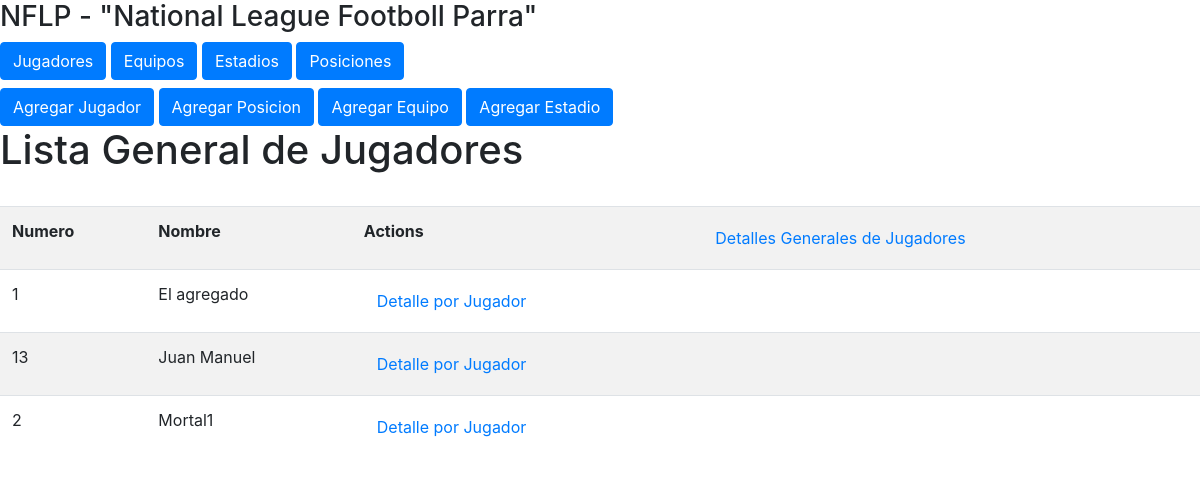
/jugadores/, run on the app's committed database.
### NFLP/models.py (models this page shows, shortened)
class Jugador(models.Model):
	equipo = models.CharField(max_length=60)
	numero = models.CharField(max_length=60)
	nombre = models.CharField(max_length=60)
	posicion = models.CharField(max_length=60)
	fuerza = models.IntegerField()
	velocidad = models.IntegerField()
	resistencia = models.IntegerField()

### NFLP/views.py (the view)
# urls.py: path('jugadores/', views.jugadores, name="jugadores"),
def jugadores(request):
	queryset1 = Jugador.objects.all()
	context = {
		"objects": queryset1
	}
	return render(request, "NFLP/jugadores.html", context)

### Templates/NFLP/jugadores.html (shortened to what this page needs)
{% extends "base.html" %}
{% block content %}
<h1>Lista General de Jugadores</h1>
<br>
	<table class= "table table-striped">
		<th>Numero</th>
		<th>Nombre</th>
		<th>Actions</th>
		<th><a href="{% url 'NFLP_app:detalleJu' %}" class="btn btn-link">Detalles Generales de Jugadores</a></th>
		{% for jugador in objects %}
			<tr>
				<td>{{ jugador.numero }}</td>
				<td>{{ jugador.nombre }}</td>
				<td><a href="{% url 'NFLP_app:porjugador' jugador.nombre %}" class="btn btn-link">Detalle por Jugador</a></td>
				<td> </td>
			</tr>
		{% endfor %}
	</table>
{% endblock %}

### data on the page
Jugador: numero "1", nombre "El agregado"
Jugador: numero "13", nombre "Juan Manuel"
Jugador: numero "2", nombre "Mortal1"
